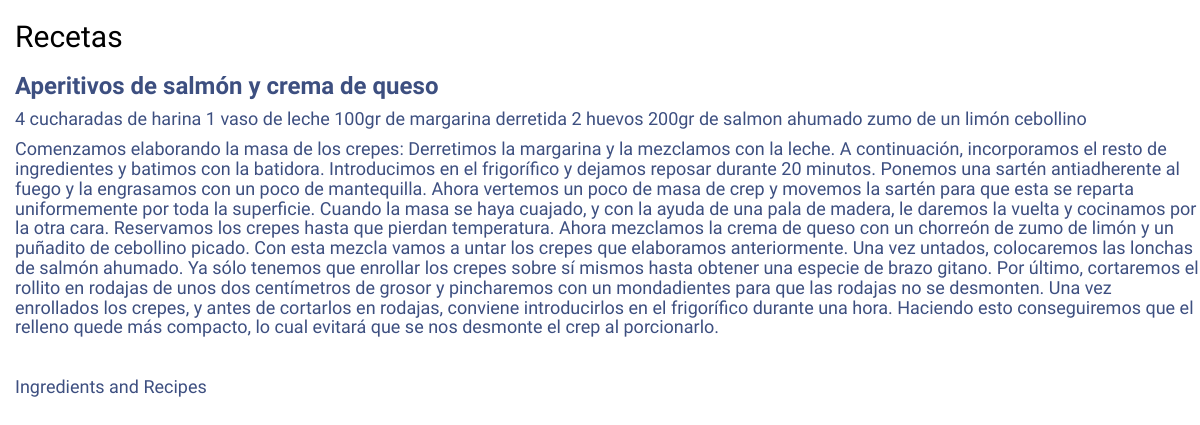
/verRecetas/15, run on an earlier commit of the app's database.
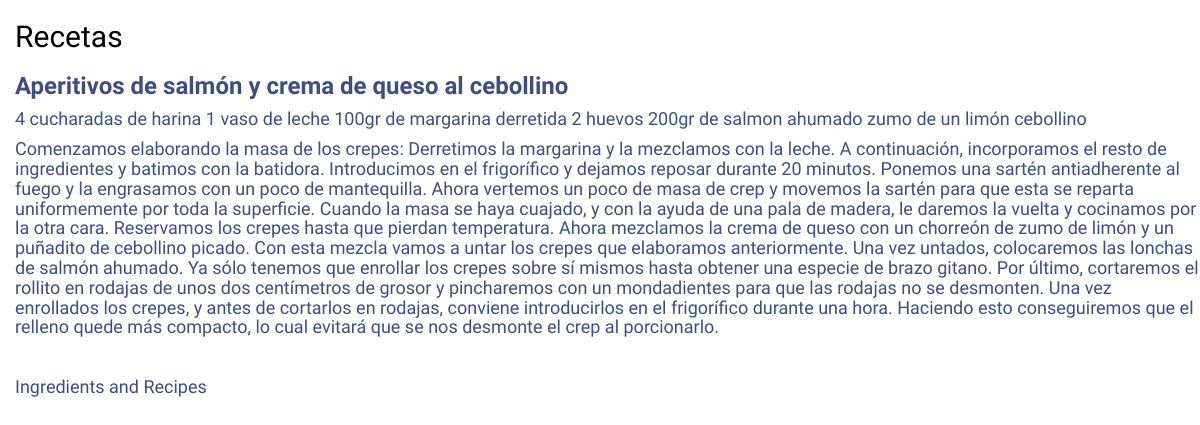
And on a later commit of the database.
### RecipesAndFun/models.py (models this page shows, shortened)
class receta(models.Model):
    nombre_receta= models.CharField(max_length=100)
    ingredientes= models.TextField(help_text='Escribe los ingredientes')
    preparacion= models.TextField(verbose_name='Preparacion')
    tiempo_preparacion= models.IntegerField
    comentarios= models.CharField(help_text='Espacio para comentarios', max_length=1000, null=True)
    puntuacion= models.IntegerField
    fecha_publicacion= models.DateTimeField(blank=True, null=True)
    autor= models.ForeignKey(User, on_delete=models.CASCADE)

### RecipesAndFun/views.py (the view)
class RecipeDetail(DetailView):
    model = receta
    template_name = 'verReceta.html'
    def get_context_data(self, **kwargs):
        context = super(RecipeDetail, self).get_context_data(**kwargs)
        return context

### templates/verReceta.html (shortened to what this page needs)
{% load static %}
<head>
    <link rel="stylesheet" href="//maxcdn.bootstrapcdn.com/bootstrap/3.2.0/css/bootstrap.min.css">
    <link rel="stylesheet" href="//maxcdn.bootstrapcdn.com/bootstrap/3.2.0/css/bootstrap-theme.min.css">
    <link rel="stylesheet" href="{% static 'css/recipesandfun.css' %}">
    <h2>Recetas</h2>
</head>
<body>
    <div>
        <h3><a >{{ receta.nombre_receta }}</a></h3>
        <h4><a >{{ receta.ingredientes }}</a></h4>
        <h4><a >{{ receta.preparacion }}</a></h4>
    </div>
<br>
    <h4><a href="/listaIngredientes">Ingredients and Recipes </a></h4>
</body>

What changed in the data, as far as the page shows it:
changed receta: nombre_receta "Aperitivos de salmón y crema de queso" → "Aperitivos de salmón y crema de queso al cebollino"
